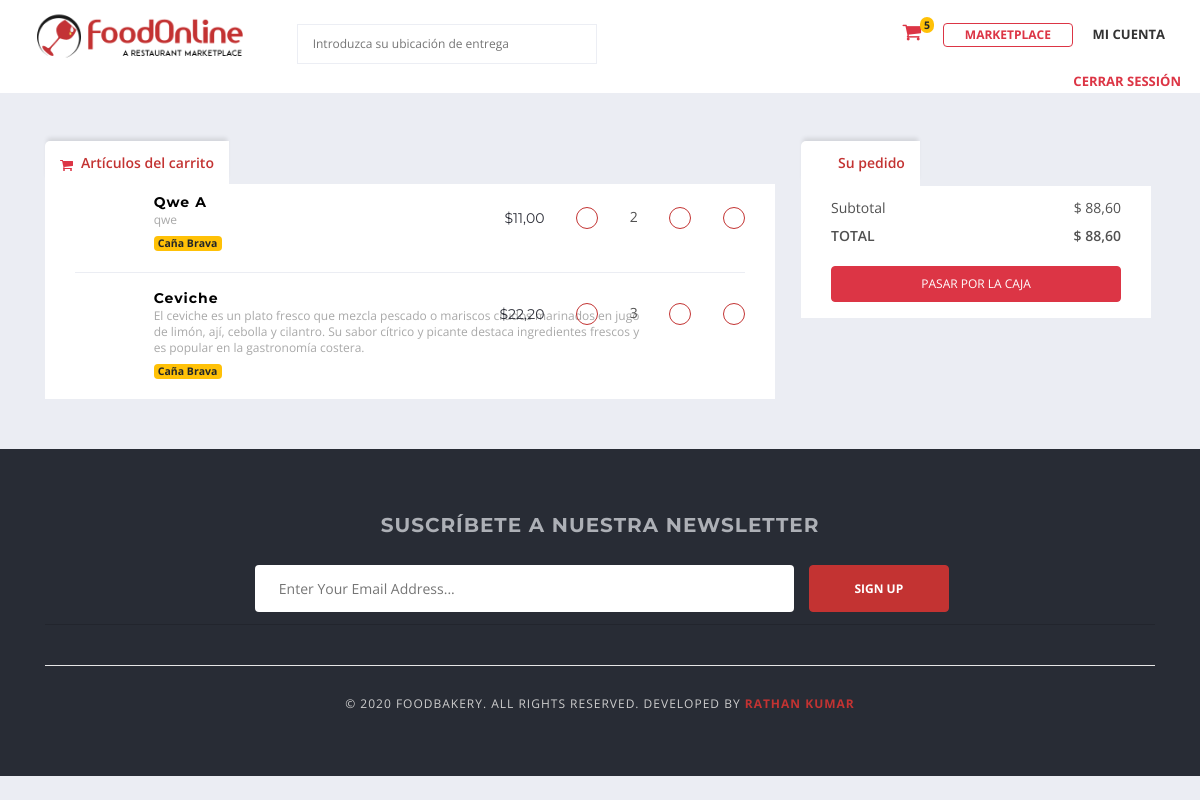
Page /cart/ (signed in) on the committed database.
### mercado/models.py (models this page shows, shortened)
class Cart(models.Model):
    user = models.ForeignKey(User, on_delete=models.CASCADE)
    fooditem = models.ForeignKey(FoodItem, on_delete=models.CASCADE)
    quantity = models.PositiveIntegerField()
    created_at = models.DateTimeField(auto_now_add=True)
    updated_at = models.DateTimeField(auto_now=True)

### menu/models.py (models this page shows)
class FoodItem(models.Model):
    vendor = models.ForeignKey(Vendor, on_delete=models.CASCADE)
    category = models.ForeignKey(Category, on_delete=models.CASCADE, related_name='fooditems')
    food_title = models.CharField(max_length=50)
    slug = models.SlugField(max_length=100, unique=True)
    description = models.TextField(max_length=250, blank=True)
    price = models.DecimalField(max_digits=10, decimal_places=2)
    image = models.ImageField(upload_to='foodimages')
    is_available = models.BooleanField(default=True)
    created_at = models.DateTimeField(auto_now_add=True)
    updated_at = models.DateTimeField(auto_now=True)
    def __str__(self):
        return self.food_title

### proveedor/models.py (models this page shows, shortened)
class Vendor(models.Model):
    user = models.OneToOneField(User, related_name='user', on_delete=models.CASCADE)
    user_profile = models.OneToOneField(UserProfile, related_name='userprofile', on_delete=models.CASCADE)
    vendor_name = models.CharField(max_length=50)
    vendor_slug = models.SlugField(max_length=100, unique=True)
    vendor_license = models.ImageField(upload_to='vendor/license')
    is_approved = models.BooleanField(default=False)
    created_at = models.DateTimeField(auto_now_add=True)
    modified_at = models.DateTimeField(auto_now=True)
    def __str__(self):
        return self.vendor_name

### mercado/views.py (the view)
# urls.py: path('cart/', MarketplaceViews.cart, name='cart'),
@login_required(login_url = 'login')
def cart(request):
    cart_items = Cart.objects.filter(user=request.user).order_by('created_at')
    context = {
        'cart_items': cart_items,
    }
    return render(request, 'mercado/cart.html', context)

### cuentas/context_processors.py (called while the page is built)
def get_vendor(request):
    try:
        vendor = Vendor.objects.get(user=request.user)
    except:
        vendor = None
    return dict(vendor=vendor)

def get_google_api(request):
    return {'GOOGLE_API_KEY': settings.GOOGLE_API_KEY}

### mercado/context_processors.py (called while the page is built)
def get_cart_counter(request):
    cart_count = 0
    if request.user.is_authenticated:
        try:
            cart_items = Cart.objects.filter(user=request.user)
            if cart_items:
                for cart_item in cart_items:
                    cart_count += cart_item.quantity
            else:
                cart_count = 0
        except:
            cart_count = 0
    return dict(cart_count=cart_count)

### templates/mercado/cart.html (shortened to what this page needs)
{% extends 'base.html' %}
{% block content %}
<div class="main-section pt-5">
    <div class="page-section">
        <div class="container">
            <div class="row">
                <div class="col-lg-8 col-md-8 col-sm-8 col-xs-12">
                    <div class="tabs-holder horizontal">
                        <ul class="stickynav-tabs nav nav-tabs">
                            <li class="active"><a data-toggle="tab" href="#home"><i class="fa fa-shopping-cart text-danger"></i>Artículos del carrito</a></li>
                        </ul>
                        <div class="tab-content">
                            <div id="home" class="tab-pane in active">
                                <div class="menu-itam-holder">
                                    <div id="menu-item-list-6272" class="menu-itam-list">
                                        <ul>
                                            {% if cart_items %}
                                                {% for item in cart_items %}
                                                <li id="cart-item-{{item.id}}">
                                                    <div class="image-holder"> <img src="{{ item.fooditem.image.url }}" alt=""></div>
                                                    <div class="text-holder">
                                                        <h6>{{ item.fooditem }}</h6>
                                                        <span>{{ item.fooditem.description }}</span>
                                                        <a href="{% url 'vendor_detail' item.fooditem.vendor.vendor_slug %}" class="badge badge-warning">{{ item.fooditem.vendor }}</a>
                                                    </div>
                                                    <div class="price-holder">
                                                        <span class="price">${{ item.fooditem.price }}</span>
                                                        <a href="#" class="decrease_cart" data-id="{{ item.fooditem.id }}" id="{{item.id}}" data-url="{% url 'decrease_cart' item.fooditem.id %}" style="margin-right: 28px;"><i class="icon-minus text-color"></i></a>
                                                        <a href="#" class="add_to_cart" data-id="{{ item.fooditem.id }}" data-url="{% url 'add_to_cart' item.fooditem.id %}"><i class="icon-plus4 text-color"></i></a>
                                                        <a href="#" class="delete_cart" data-id="{{ item.id }}" data-url="{% url 'delete_cart' item.id %}"><i class="icon-delete text-color"></i></a>
                                                    </div>
                                                </li>
                                                {% endfor %}
                                            {% else %}
                                                <div class="text-center p-5">
                                                    <h3>El carrito está vacío</h3>
                                                </div>
                                            {% endif %}
                                        </ul>
                                    </div>
                                </div>
                            </div>
                        </div>
                    </div>
                </div>
                <div class="col-lg-4 col-md-4 col-sm-4 col-xs-12">
                    <div class="tabs-holder horizontal">
                        <ul class="stickynav-tabs nav nav-tabs">
                            <li class="active"><a data-toggle="tab" href="#home"><i class="icon- icon-room_service"></i>Su pedido</a></li>
                        </ul>
                        <div class="tab-content">
                            <div id="home" class="tab-pane in active">
                                <div class="menu-itam-holder">
                                    <div>
                                        <ul>
                                            <li style="list-style-type: none;">
                                                Subtotal
                                                <span class="price float-right">
                                                    <span class="currency">$</span>
                                                    <span id="subtotal">{{ subtotal }}</span>
                                                </span>
                                            </li>
                                            <li style="list-style-type: none; font-weight: 600;">
                                                TOTAL
                                                <span class="price float-right">
                                                    <span class="currency">$</span>
                                                    <span id="total">{{ grand_total }}</span>
                                                </span>
                                            </li>
                                            <a href="{% url 'home' %}" class="btn btn-danger w-100 p-2 mt-3">PASAR POR LA CAJA</a>
                                        </ul>
                                    </div>
                                </div>
                            </div>
                        </div>
                    </div>
                </div>
            </div>
        </div>
    </div>
</div>
{% endblock %}

### Main/static/css/custom.css (style rules this page uses)
.btn { padding: 2px 1.75em; font-size: 12px; cursor: pointer; }

### templates/base.html (style rules this page uses)
body, .main-section p, .mce-content-body p { font: Normal 14px/24px "Open Sans", sans-serif; letter-spacing: 0px; text-transform: none; color: #515151 !important; }

### rows in the picture
Cart: fooditem "Qwe A", fooditem.description "qwe", fooditem.vendor "Caña Brava", fooditem.price "11,00"
Cart: fooditem "Ceviche", fooditem.description "El ceviche es un plato fresco que mezcla pescado o mariscos crudos marinados en jugo de limón, ají, cebolla y cilantro. Su sabor cítrico y picante destaca ingredientes frescos y es popular en la gastronomía costera.", fooditem.vendor "Caña Brava", fooditem.price "22,20"

### other values in the picture
{{ cart_count }} "5"
{{ subtotal }} "88,60"
{{ grand_total }} "88,60"
